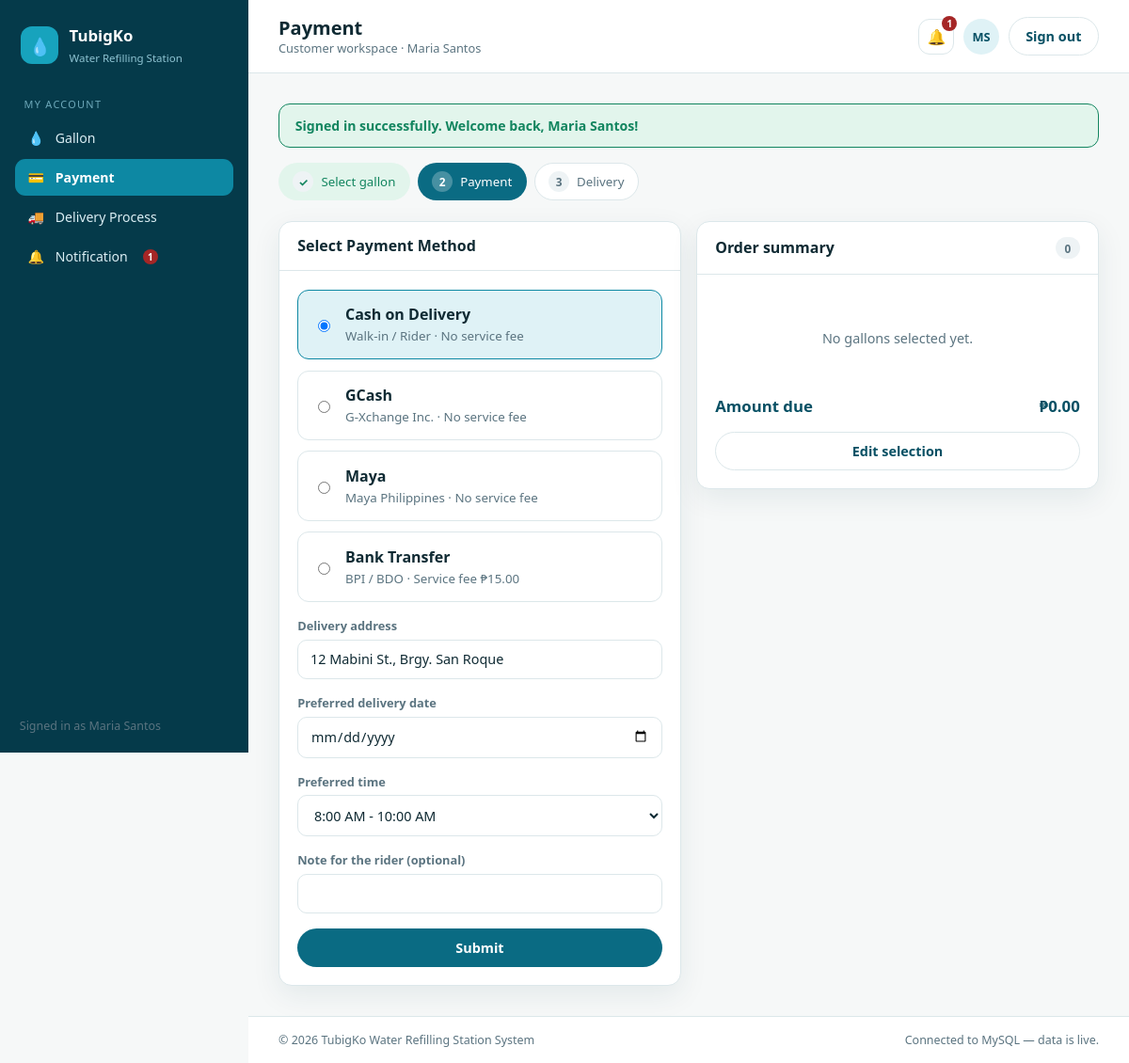
The page /customer/payment.php (signed in) on the database its author committed.
### tables this page shows
CREATE TABLE IF NOT EXISTS users (
  id            INT AUTO_INCREMENT PRIMARY KEY,
  full_name     VARCHAR(100)    NOT NULL,
  username      VARCHAR(50)     NOT NULL UNIQUE,
  email         VARCHAR(100)    NOT NULL UNIQUE,
  password      VARCHAR(255)    NOT NULL,
  phone         VARCHAR(30)     DEFAULT NULL,
  address       TEXT            DEFAULT NULL,
  barangay      VARCHAR(100)    DEFAULT NULL,
  landmark      VARCHAR(150)    DEFAULT NULL,
  role          ENUM('admin','customer') NOT NULL DEFAULT 'customer',
  status        ENUM('active','inactive') NOT NULL DEFAULT 'active',
  created_at    TIMESTAMP       NOT NULL DEFAULT CURRENT_TIMESTAMP
);

CREATE TABLE IF NOT EXISTS payment_methods (
  id          INT AUTO_INCREMENT PRIMARY KEY,
  code        VARCHAR(20)   NOT NULL UNIQUE,
  method      VARCHAR(60)   NOT NULL,
  provider    VARCHAR(100)  DEFAULT NULL,
  fee         DECIMAL(10,2) NOT NULL DEFAULT 0,
  status      ENUM('enabled','disabled') NOT NULL DEFAULT 'enabled'
);

### includes/auth.php (called while the page is built, shortened)
<?php
require_once __DIR__ . '/db.php';
function current_user(): ?array
{
    static $cached = null;
    static $loaded = false;
    if ($loaded) {
        return $cached;
    }
    $loaded = true;
    $cached = db_one('SELECT id, full_name, username, email, phone, address, barangay, landmark, role, status FROM users WHERE id = ?', [$_SESSION['user_id']]);
    return $cached;
}
function require_login(?string $role = null): void
{
    $user = current_user();
}
function flash_all(): array
{
    $flash = $_SESSION['flash'] ?? [];
    return $flash;
}

### includes/db.php (called while the page is built, shortened)
<?php
function db(): PDO
{
    static $pdo = null;
    if ($pdo instanceof PDO) {
        return $pdo;
    }
    $dsn = 'mysql:host=' . DB_HOST . ';port=' . DB_PORT . ';dbname=' . DB_NAME . ';charset=utf8mb4';
    try {
        $pdo = new PDO($dsn, DB_USER, DB_PASS, [
            PDO::ATTR_ERRMODE            => PDO::ERRMODE_EXCEPTION,
            PDO::ATTR_DEFAULT_FETCH_MODE => PDO::FETCH_ASSOC,
            PDO::ATTR_EMULATE_PREPARES   => false,
        ]);
    } catch (PDOException $e) {
        error_log('TubigKo DB connection failed: ' . $e->getMessage());
        http_response_code(500);
        die('The system is temporarily unavailable. Please try again in a moment.');
    }
    return $pdo;
}
function db_query(string $sql, array $params = []): array
{
    try {
        $stmt = db()->prepare($sql);
        $stmt->execute($params);
        return $stmt->fetchAll();
    } catch (PDOException $e) {
        error_log('TubigKo query failed: ' . $e->getMessage() . ' | SQL: ' . $sql);
        return [];
    }
}
function db_one(string $sql, array $params = []): ?array
{
    $rows = db_query($sql, $params);
    return $rows[0] ?? null;
}
function e(?string $value): string
{
    return htmlspecialchars((string)$value, ENT_QUOTES, 'UTF-8');
}

### includes/data.php (called while the page is built, shortened)
<?php
require_once __DIR__ . '/db.php';
function peso($n) { return "&#8369;" . number_format((float)$n, 2); }
function load_payment_methods(bool $enabledOnly = false): array
{
    $sql = 'SELECT * FROM payment_methods';
    if ($enabledOnly) {
        $sql .= " WHERE status = 'enabled'";
    }
    $sql .= ' ORDER BY id ASC';
    $rows = db_query($sql);
    return array_map(function ($m) {
        return [
            'db_id'    => (int)$m['id'],
            'id'       => $m['code'],
            'method'   => $m['method'],
            'provider' => $m['provider'],
            'fee'      => (float)$m['fee'],
            'status'   => ucfirst($m['status']),
        ];
    }, $rows);
}

### customer/payment.php (the view, shortened to what this page needs)
<?php
$BASE = '..'; $ROLE = 'customer'; $PAGE_TITLE = 'Payment';
require_once __DIR__ . '/../includes/auth.php';
require_login('customer');
require_once __DIR__ . '/../includes/data.php';
$me = current_user();
include __DIR__ . '/../includes/header.php';
$enabled = load_payment_methods(true);
?>
<div class="stepper">
  <div class="step is-done"><b>&#10003;</b> Select gallon</div>
  <div class="step is-active"><b>2</b> Payment</div>
  <div class="step"><b>3</b> Delivery</div>
</div>
<div class="grid grid--2">
  <section class="card">
    <div class="card__head"><h3>Select Payment Method</h3></div>
    <div class="card__body">
      <form method="post" action="payment.php" id="checkoutForm">
        <?php foreach ($enabled as $i => $m): ?>
          <label class="method">
            <input type="radio" name="payment_method" value="<?= e($m['method']) ?>" <?= $i === 0 ? 'checked' : '' ?>>
            <span>
              <strong><?= e($m['method']) ?></strong><br>
              <small class="muted"><?= e($m['provider']) ?> &middot; <?= $m['fee'] ? 'Service fee ' . peso($m['fee']) : 'No service fee' ?></small>
            </span>
          </label>
        <?php endforeach; ?>
        <div class="field" style="margin-top:1rem"><label for="addr">Delivery address</label><input id="addr" name="address" value="<?= e($me['address'] ?? '') ?>" required></div>
        <div class="form-row">
          <div class="field"><label for="date">Preferred delivery date</label><input id="date" name="delivery_date" type="date" min="<?= date('Y-m-d') ?>" required></div>
          <div class="field"><label for="time">Preferred time</label>
            <select id="time" name="delivery_time"><option>8:00 AM - 10:00 AM</option><option>10:00 AM - 12:00 NN</option><option>1:00 PM - 3:00 PM</option><option>3:00 PM - 5:00 PM</option></select>
          </div>
        </div>
        <div class="field"><label for="note">Note for the rider (optional)</label><input id="note" name="note"></div>
        <button class="btn btn--block" type="submit" id="checkoutSubmit">Submit</button>
      </form>
    </div>
  </section>
  <aside class="card" style="align-self:start">
    <div class="card__head"><h3>Order summary</h3><span class="spacer badge" id="cartCount">0</span></div>
    <div class="card__body">
      <div id="cartLines"></div>
      <div class="cart-total"><span>Amount due</span><span id="cartTotal">&#8369;0.00</span></div>
      <a class="btn btn--ghost btn--block" href="gallons.php" style="margin-top:1rem">Edit selection</a>
    </div>
  </aside>
</div>
<?php include __DIR__ . '/../includes/footer.php'; ?>

### includes/header.php (shortened to what this page needs)
<?php
require_once __DIR__ . '/auth.php';
require_once __DIR__ . '/data.php';
$BASE = $BASE ?? '.';
$PAGE_TITLE = $PAGE_TITLE ?? 'Dashboard';
$ROLE = $ROLE ?? 'admin';
$__me = current_user();
$__initials = 'U';
if ($__me && trim($__me['full_name']) !== '') {
    $__parts = preg_split('/\s+/', trim($__me['full_name']));
    $__initials = strtoupper(substr($__parts[0], 0, 1) . substr(end($__parts), 0, 1));
}
$__unread = $__me ? (int)(db_one(
    'SELECT COUNT(*) AS c FROM notifications WHERE (user_id = ? OR user_id IS NULL) AND is_read = 0',
    [$__me['id']]
)['c'] ?? 0) : 0;
?>
<!DOCTYPE html>
<html lang="en">
<head>
<link rel="stylesheet" href="<?= $BASE ?>/assets/css/style.css">
</head>
<body class="app">
<div class="layout">
<?php include __DIR__ . '/sidebar.php'; ?>
  <main class="main">
    <header class="topbar">
      <div>
        <h1 class="topbar__title"><?= htmlspecialchars($PAGE_TITLE) ?></h1>
        <p class="topbar__sub"><?= $ROLE === 'admin' ? 'Administrator workspace' : 'Customer workspace' ?><?= $__me ? ' &middot; ' . e($__me['full_name']) : '' ?></p>
      </div>
      <div class="topbar__right">
        <a class="icon-btn" href="<?= $BASE ?>/<?= $ROLE ?>/notifications.php" aria-label="Notifications" style="position:relative">
          &#128276;<?php if ($__unread > 0): ?><span class="notif-count"><?= $__unread > 9 ? '9+' : $__unread ?></span><?php endif; ?>
        </a>
        <div class="avatar" aria-hidden="true"><?= e($__initials) ?></div>
        <a class="btn btn--ghost" href="<?= $BASE ?>/logout.php">Sign out</a>
      </div>
    </header>
    <div class="content">
      <?php foreach (flash_all() as $type => $msg): ?>
        <div class="flash flash--<?= e($type) ?>"><?= e($msg) ?></div>
      <?php endforeach; ?>

### includes/sidebar.php
<?php
$current = basename($_SERVER['PHP_SELF']);
$adminNav = [
  ['dashboard.php','Dashboard','&#9632;'],
  ['customers.php','Manage Customer Account','&#128100;'],
  ['gallons.php','Manage Gallons','&#128167;'],
  ['payments.php','Manage Payment','&#128179;'],
  ['deliveries.php','Manage Delivery Process','&#128666;'],
  ['notifications.php','Manage Notification','&#128276;'],
];
$customerNav = [
  ['gallons.php','Gallon','&#128167;'],
  ['payment.php','Payment','&#128179;'],
  ['delivery.php','Delivery Process','&#128666;'],
  ['notifications.php','Notification','&#128276;'],
];
$nav = $ROLE === 'admin' ? $adminNav : $customerNav;
?>
<aside class="side" id="sidebar">
  <a class="brand" href="<?= $BASE ?>/index.php">
    <span class="brand__mark">&#128167;</span>
    <span>
      <strong>TubigKo</strong>
      <small>Water Refilling Station</small>
    </span>
  </a>
  <nav class="nav">
    <p class="nav__label"><?= $ROLE === 'admin' ? 'Administration' : 'My Account' ?></p>
    <?php foreach ($nav as $item): ?>
      <a class="nav__link<?= $current === $item[0] ? ' is-active' : '' ?>" href="<?= $BASE ?>/<?= $ROLE ?>/<?= $item[0] ?>">
        <span class="nav__icon"><?= $item[2] ?></span><?= $item[1] ?><?php if ($item[0] === 'notifications.php' && !empty($__unread)): ?><span class="notif-count" style="position:static;margin-left:.4rem"><?= $__unread > 9 ? '9+' : $__unread ?></span><?php endif; ?>
      </a>
    <?php endforeach; ?>
  </nav>
  <div class="side__foot">
    <span class="muted" style="font-size:.78rem;padding:0 .3rem">Signed in as <?= isset($__me) && $__me ? e($__me['full_name']) : '' ?></span>
  </div>
</aside>

### rows shown on the page
users: full_name "Maria Santos", full_name "MS", address "12 Mabini St., Brgy. San Roque"
payment_methods: method "Cash on Delivery", provider "Walk-in / Rider", fee "No service fee"
payment_methods: method "GCash", provider "G-Xchange Inc.", fee "No service fee"
payment_methods: method "Maya", provider "Maya Philippines", fee "No service fee"
payment_methods: method "Bank Transfer", provider "BPI / BDO", fee "₱15.00"

### other values the page prints
$item[2] "💧"
$item[1] "Gallon"
$item[2] "💳"
$item[1] "Payment"
$item[2] "🚚"
$item[1] "Delivery Process"
$item[2] "🔔"
$item[1] "Notification"
$__unread "1"
$PAGE_TITLE "Payment"
$msg "Signed in successfully. Welcome back, Maria Santos!"
